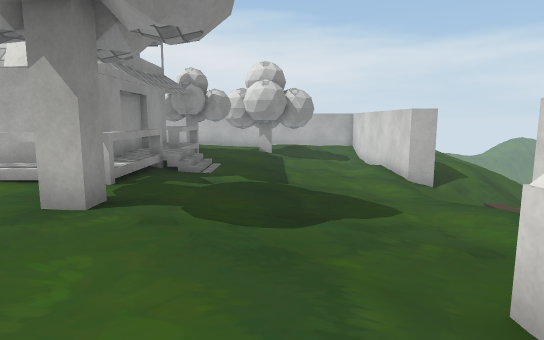
[1] (above)

20 first-person views from a walk through a scene from a Unity 3-D project. The camera is 1.2 m above the floor, tilts 8° down and sees 75° across. The floor is counted in squares, 1 m on a side. Each view is taken from the middle of a square. On the plan, view 1 faces up. The plan holds only what a view shows up to about 14 squares ahead; the rest is blank. The place goes on beyond the plan. The player character is not drawn. Some surface patterns are stand-ins.

[2]
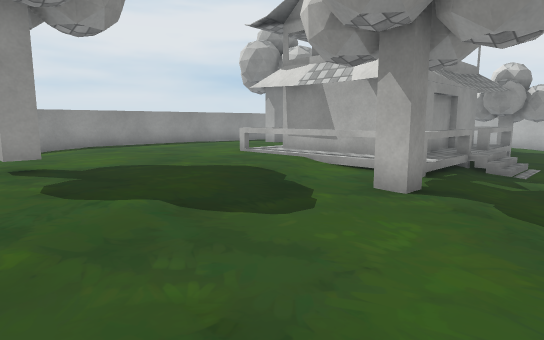

[3]
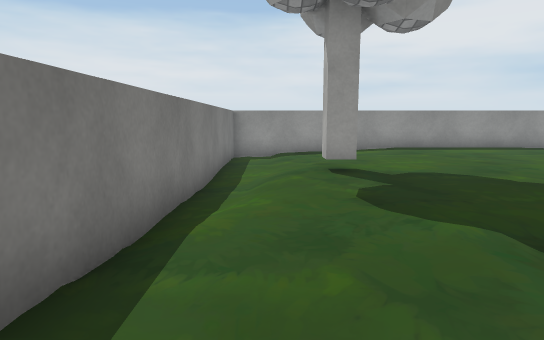

[4]
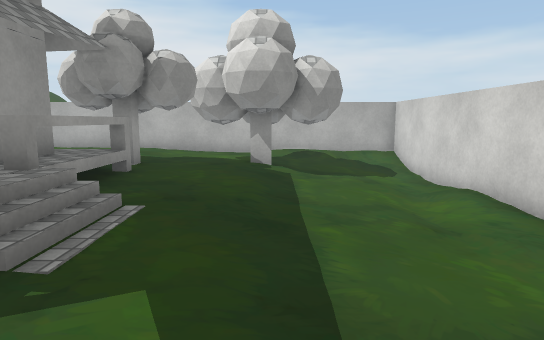

[5]
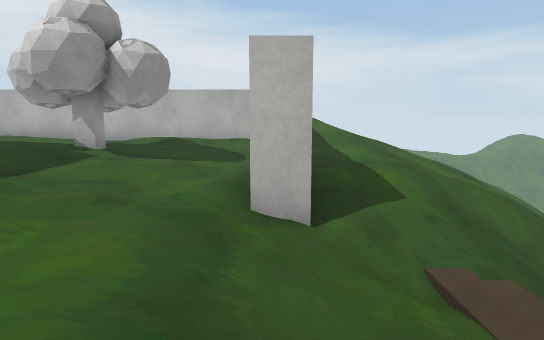

[6]
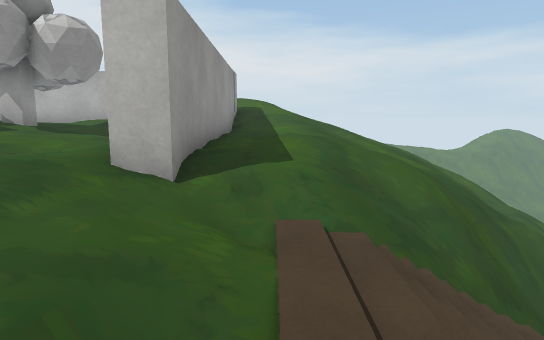

[7]
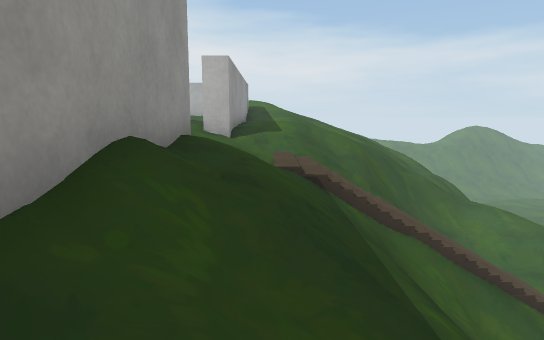

[8]
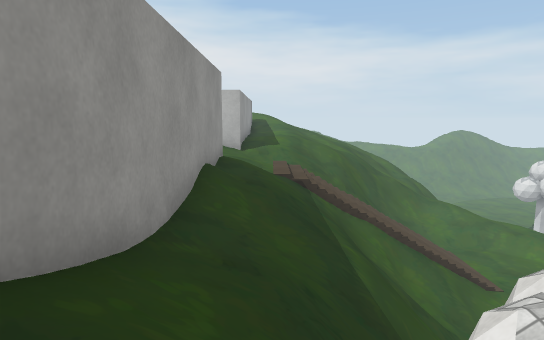

[9]
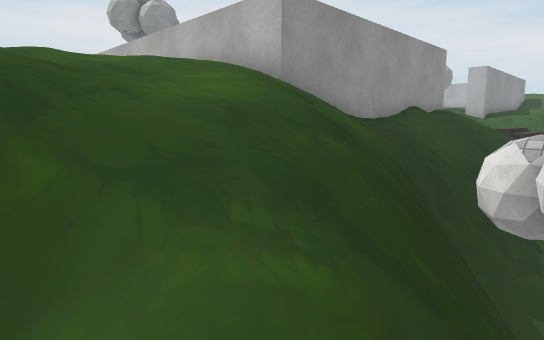

[10]
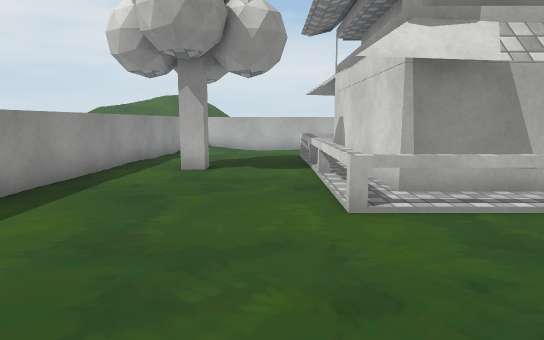

[11]
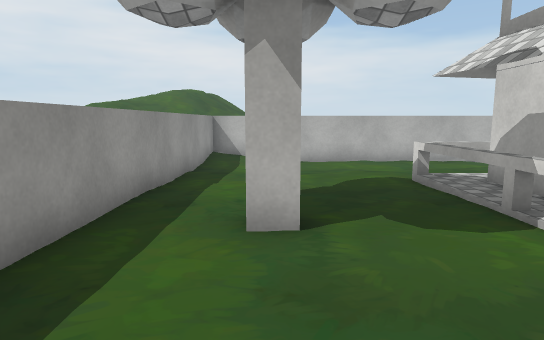

[12]
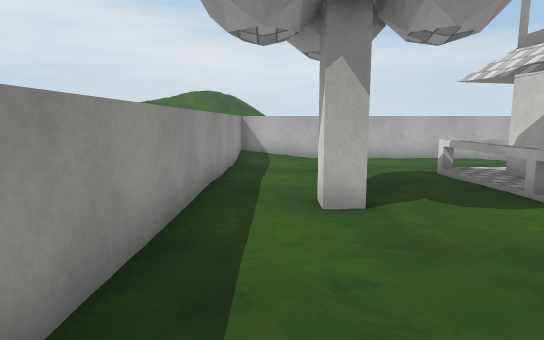

[13]
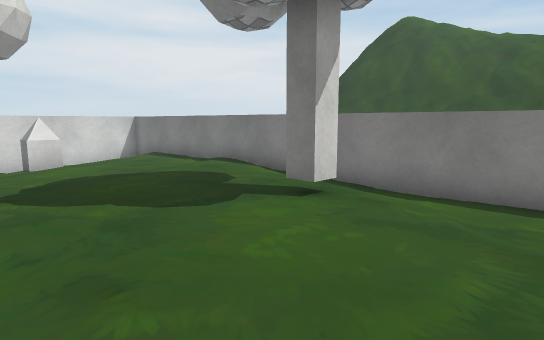

[14]
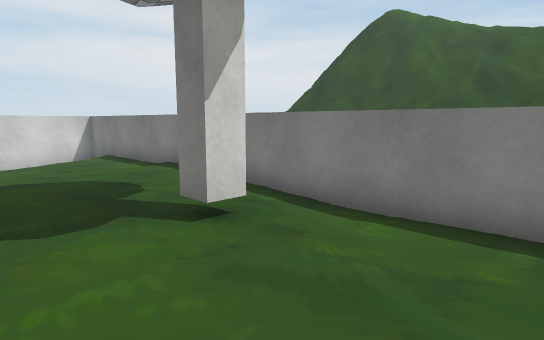

[15]
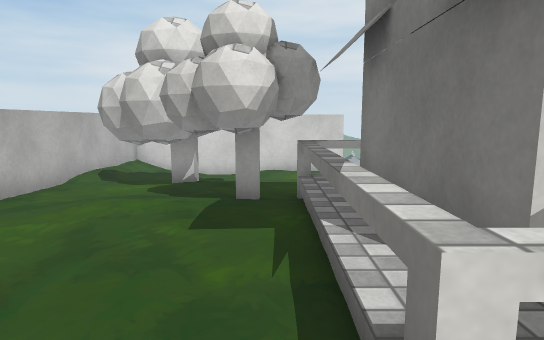

[16]
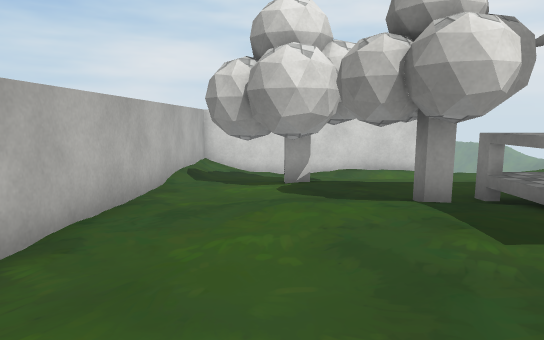

[17]
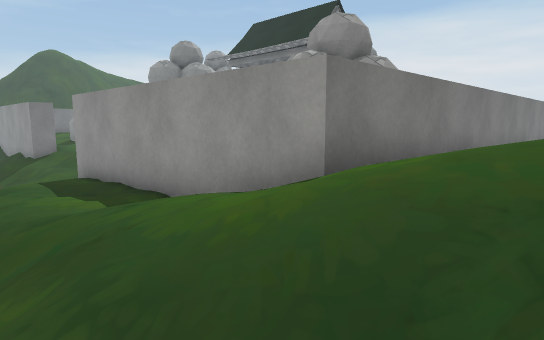

[18]
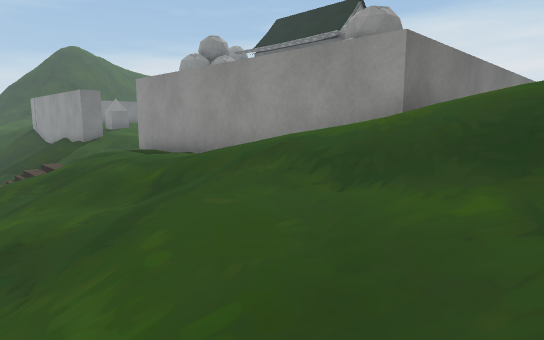

[19]
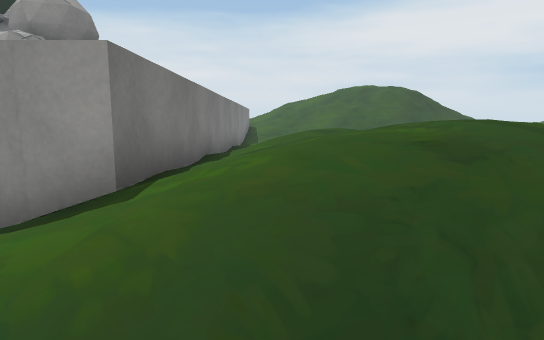

[20]
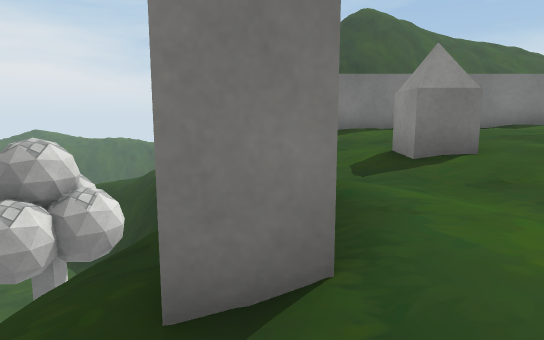

### Floor plan
Key: @ floor where view 1 was taken; # wall or solid block; . main floor; : floor 0.5 m higher than the main floor; - floor 0.5 m lower than the main floor; + floor 0.75 m higher than the main floor; _ floor 0.75 m lower than the main floor; < floor 1.25 m lower than the main floor; ( floor 1.5 m lower than the main floor; ! floor 4 m lower than the main floor; / step, stairs or slope; = window, fence, low wall or low ledge; ^ raised ledge; v drop or lower ground; T thing the floor can be seen under or through.
Columns run from 14 left of view 1 to 11 right of it. Each row starts with its distance up from view 1.
 24                +: +++////_
 23                :/ /:+//-/
 22           ..   ....././-//
 21 ^^ ############^#^^^..////
 20 #..  .......----///#/.//_/
 19 #...........-TT-___#_/-/_/
 18 #...........TTT ___#_--///
 17 #.........TTTTT#___#__-//(
 16 #........TTTTT#____#___///
 15 #........TTTT.-____#___///
 14 #....=#####T.--____#__///=
 13 #....=######.--____#__///=
 12 #....=#   ##.--____///////
 11 #.#..=#   ##/.-____<//(///
 10 #....=#   ##/.-____</((///
  9 #....=#   ##..--____/((///
  8 #....=######..--___///(///
  7 #....=######..---__///////
  6 #.............-----#_/////
  5 #..........#...----#////!/
  4 #...............---#//////
  3 #...............--_#/////
  2 #...............#-_#/////
  1 #................--#///=#
  0 #.............@.../#///=#
 -1 #................. #//v#=#
 -2 #................. #//v##
 -3 ############^#######///v#
 -4                    .///v#=
 -5                  :./-///v#
 -6                  /..-///v
 -7                  ./-/_///
 -8                  .. -///(
 -9                       ////
-10
-11
-12     //
-13     //

Where each view was taken, in squares from view 1:
view 1: 0 up, 0 right, facing up
view 2: 1 down, 0 right, facing up-left
view 3: 1 down, 1 left, facing left
view 4: 7 up, 0 right, facing up
view 5: 7 up, 5 right, facing up
view 6: 7 up, 7 right, facing up
view 7: 0 up, 7 right, facing up
view 8: 4 down, 7 right, facing up
view 9: 9 down, 11 right, facing up-left
view 10: 2 up, 10 left, facing up
view 11: 7 up, 12 left, facing up
view 12: 6 up, 13 left, facing up
view 13: 5 up, 12 left, facing down-right
view 14: 3 up, 12 left, facing down-right
view 15: 15 up, 10 left, facing right
view 16: 18 up, 9 left, facing right
view 17: 24 up, 9 right, facing down-left
view 18: 24 up, 11 right, facing down-left
view 19: 23 up, 9 right, facing left
view 20: 8 up, 5 right, facing down
